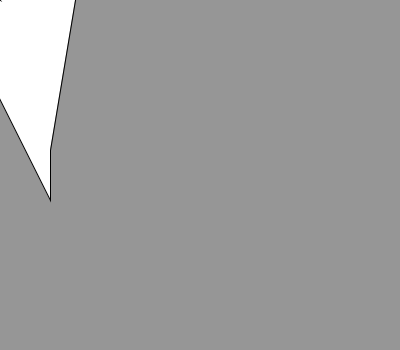
Frame 1 (no input)
Frame 60 (the mouse pressed at the canvas centre just before this capture): identical to frame 1, image omitted
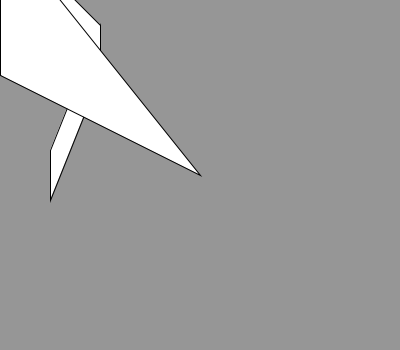
Frame 120 (the mouse held since frame 60 and released just before this capture)

The Processing sketch that drew these frames (run headless with seeded random() and noise(); from frame 60 on, the mouse is pressed at the canvas centre):

// Processing sketch: processing_28495
// ── processing_28495.pde

void setup() {
  size (400,350);
  background (150);
}

void draw () {
  background (150);
  quad(50,200,50,150,100,mouseY-150,mouseX-100,mouseY-100);
  quad(100,mouseY-150,mouseX-100,mouseY-100,mouseX-200,mouseY-100,mouseX-200,mouseY-250);
  triangle(mouseX-200,mouseY-250,mouseX-200,mouseY-100,mouseX,mouseY);
  
}                
